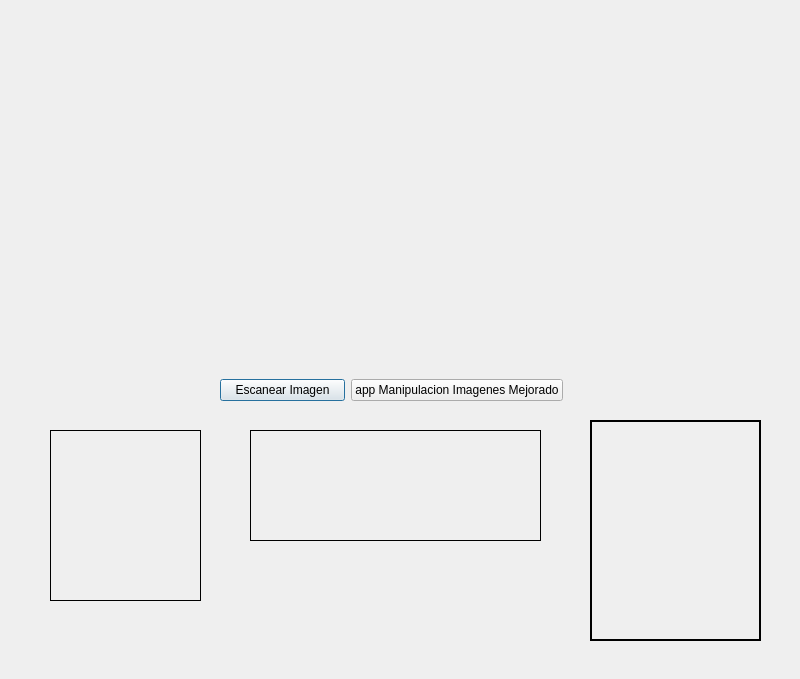
<?xml version="1.0" encoding="UTF-8"?>
<ui version="4.0">
 <class>Dialog</class>
 <widget class="QDialog" name="Dialog">
  <property name="geometry">
   <rect>
    <x>0</x>
    <y>0</y>
    <width>800</width>
    <height>679</height>
   </rect>
  </property>
  <property name="windowTitle">
   <string>Dialog</string>
  </property>
  <widget class="QLabel" name="label">
   <property name="geometry">
    <rect>
     <x>10</x>
     <y>10</y>
     <width>781</width>
     <height>351</height>
    </rect>
   </property>
   <property name="styleSheet">
    <string notr="true"/>
   </property>
   <property name="text">
    <string/>
   </property>
   <property name="pixmap">
    <pixmap resource="Imagenes.qrc">:/imgs/pez.jpg</pixmap>
   </property>
   <property name="scaledContents">
    <bool>false</bool>
   </property>
  </widget>
  <widget class="QLabel" name="label_2">
   <property name="geometry">
    <rect>
     <x>50</x>
     <y>430</y>
     <width>151</width>
     <height>171</height>
    </rect>
   </property>
   <property name="frameShape">
    <enum>QFrame::Box</enum>
   </property>
   <property name="text">
    <string/>
   </property>
  </widget>
  <widget class="QLabel" name="label_3">
   <property name="geometry">
    <rect>
     <x>250</x>
     <y>430</y>
     <width>291</width>
     <height>111</height>
    </rect>
   </property>
   <property name="frameShape">
    <enum>QFrame::Panel</enum>
   </property>
   <property name="text">
    <string/>
   </property>
  </widget>
  <widget class="QLabel" name="label_4">
   <property name="geometry">
    <rect>
     <x>590</x>
     <y>420</y>
     <width>171</width>
     <height>221</height>
    </rect>
   </property>
   <property name="frameShape">
    <enum>QFrame::WinPanel</enum>
   </property>
   <property name="text">
    <string/>
   </property>
  </widget>
  <widget class="QWidget" name="horizontalLayoutWidget">
   <property name="geometry">
    <rect>
     <x>220</x>
     <y>370</y>
     <width>343</width>
     <height>41</height>
    </rect>
   </property>
   <layout class="QHBoxLayout" name="horizontalLayout">
    <item>
     <widget class="QPushButton" name="pushButton">
      <property name="text">
       <string>Escanear Imagen</string>
      </property>
     </widget>
    </item>
    <item>
     <widget class="QPushButton" name="pushButton_2">
      <property name="text">
       <string>app Manipulacion Imagenes Mejorado</string>
      </property>
     </widget>
    </item>
   </layout>
  </widget>
 </widget>
 <resources>
  <include location="Imagenes.qrc"/>
 </resources>
 <connections/>
</ui>
